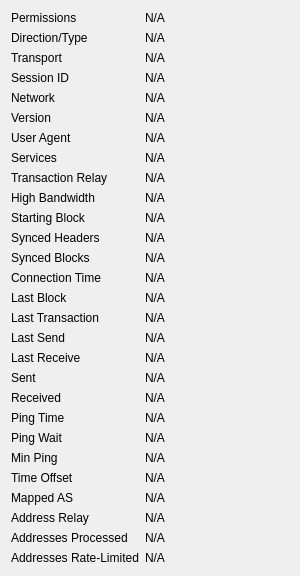
             <widget class="QWidget" name="detailWidget">
              <property name="geometry">
               <rect>
                <x>0</x>
                <y>0</y>
                <width>300</width>
                <height>432</height>
               </rect>
              </property>
              <layout class="QGridLayout" name="gridLayout_2" columnstretch="0,1">
               <item row="0" column="0">
                <widget class="QLabel" name="label_30">
                 <property name="text">
                  <string>Permissions</string>
                 </property>
                </widget>
               </item>
               <item row="0" column="1">
                <widget class="QLabel" name="peerPermissions">
                 <property name="cursor">
                  <cursorShape>IBeamCursor</cursorShape>
                 </property>
                 <property name="text">
                  <string>N/A</string>
                 </property>
                 <property name="textFormat">
                  <enum>Qt::PlainText</enum>
                 </property>
                 <property name="textInteractionFlags">
                  <set>Qt::LinksAccessibleByMouse|Qt::TextSelectableByMouse</set>
                 </property>
                </widget>
               </item>
               <item row="1" column="0">
                <widget class="QLabel" name="peerConnectionTypeLabel">
                 <property name="toolTip">
                  <string>The direction and type of peer connection: %1</string>
                 </property>
                 <property name="text">
                  <string>Direction/Type</string>
                 </property>
                </widget>
               </item>
               <item row="1" column="1">
                <widget class="QLabel" name="peerConnectionType">
                 <property name="cursor">
                  <cursorShape>IBeamCursor</cursorShape>
                 </property>
                 <property name="text">
                  <string>N/A</string>
                 </property>
                 <property name="textFormat">
                  <enum>Qt::PlainText</enum>
                 </property>
                 <property name="textInteractionFlags">
                  <set>Qt::LinksAccessibleByMouse|Qt::TextSelectableByMouse</set>
                 </property>
                </widget>
               </item>
               <item row="2" column="0">
                <widget class="QLabel" name="peerTransportTypeLabel">
                 <property name="toolTip">
                  <string>The transport layer version: %1</string>
                 </property>
                 <property name="text">
                  <string>Transport</string>
                 </property>
                </widget>
               </item>
               <item row="2" column="1">
                <widget class="QLabel" name="peerTransportType">
                 <property name="cursor">
                  <cursorShape>IBeamCursor</cursorShape>
                 </property>
                 <property name="text">
                  <string>N/A</string>
                 </property>
                 <property name="textFormat">
                  <enum>Qt::PlainText</enum>
                 </property>
                 <property name="textInteractionFlags">
                  <set>Qt::LinksAccessibleByMouse|Qt::TextSelectableByMouse</set>
                 </property>
                </widget>
               </item>
               <item row="3" column="0">
                <widget class="QLabel" name="peerSessionIdLabel">
                 <property name="toolTip">
                  <string>The BIP324 session ID string in hex.</string>
                 </property>
                 <property name="text">
                  <string>Session ID</string>
                 </property>
                </widget>
               </item>
               <item row="3" column="1">
                <widget class="QLabel" name="peerSessionId">
                 <property name="cursor">
                  <cursorShape>IBeamCursor</cursorShape>
                 </property>
                 <property name="text">
                  <string>N/A</string>
                 </property>
                 <property name="textFormat">
                  <enum>Qt::PlainText</enum>
                 </property>
                 <property name="textInteractionFlags">
                  <set>Qt::LinksAccessibleByMouse|Qt::TextSelectableByMouse</set>
                 </property>
                </widget>
               </item>
               <item row="4" column="0">
                <widget class="QLabel" name="peerNetworkLabel">
                 <property name="toolTip">
                  <string>The network protocol this peer is connected through: IPv4, IPv6, Onion, I2P, or CJDNS.</string>
                 </property>
                 <property name="text">
                  <string>Network</string>
                 </property>
                </widget>
               </item>
               <item row="4" column="1">
                <widget class="QLabel" name="peerNetwork">
                 <property name="cursor">
                  <cursorShape>IBeamCursor</cursorShape>
                 </property>
                 <property name="text">
                  <string>N/A</string>
                 </property>
                 <property name="textFormat">
                  <enum>Qt::PlainText</enum>
                 </property>
                 <property name="textInteractionFlags">
                  <set>Qt::LinksAccessibleByMouse|Qt::TextSelectableByMouse</set>
                 </property>
                </widget>
               </item>
               <item row="5" column="0">
                <widget class="QLabel" name="label_21">
                 <property name="text">
                  <string>Version</string>
                 </property>
                </widget>
               </item>
               <item row="5" column="1">
                <widget class="QLabel" name="peerVersion">
                 <property name="cursor">
                  <cursorShape>IBeamCursor</cursorShape>
                 </property>
                 <property name="text">
                  <string>N/A</string>
                 </property>
                 <property name="textFormat">
                  <enum>Qt::PlainText</enum>
                 </property>
                 <property name="textInteractionFlags">
                  <set>Qt::LinksAccessibleByMouse|Qt::TextSelectableByMouse</set>
                 </property>
                </widget>
               </item>
               <item row="6" column="0">
                <widget class="QLabel" name="label_28">
                 <property name="text">
                  <string>User Agent</string>
                 </property>
                </widget>
               </item>
               <item row="6" column="1">
                <widget class="QLabel" name="peerSubversion">
                 <property name="cursor">
                  <cursorShape>IBeamCursor</cursorShape>
                 </property>
                 <property name="text">
                  <string>N/A</string>
                 </property>
                 <property name="textFormat">
                  <enum>Qt::PlainText</enum>
                 </property>
                 <property name="textInteractionFlags">
                  <set>Qt::LinksAccessibleByMouse|Qt::TextSelectableByMouse</set>
                 </property>
                </widget>
               </item>
               <item row="7" column="0">
                <widget class="QLabel" name="label_4">
                 <property name="text">
                  <string>Services</string>
                 </property>
                </widget>
               </item>
               <item row="7" column="1">
                <widget class="QLabel" name="peerServices">
                 <property name="cursor">
                  <cursorShape>IBeamCursor</cursorShape>
                 </property>
                 <property name="text">
                  <string>N/A</string>
                 </property>
                 <property name="textFormat">
                  <enum>Qt::PlainText</enum>
                 </property>
                 <property name="wordWrap">
                  <bool>true</bool>
                 </property>
                 <property name="textInteractionFlags">
                  <set>Qt::LinksAccessibleByMouse|Qt::TextSelectableByMouse</set>
                 </property>
                </widget>
               </item>
               <item row="8" column="0">
                <widget class="QLabel" name="peerRelayTxesLabel">
                 <property name="toolTip">
                  <string>Whether we relay transactions to this peer.</string>
                 </property>
                 <property name="text">
                  <string>Transaction Relay</string>
                 </property>
                </widget>
               </item>
               <item row="8" column="1">
                <widget class="QLabel" name="peerRelayTxes">
                 <property name="cursor">
                  <cursorShape>IBeamCursor</cursorShape>
                 </property>
                 <property name="text">
                  <string>N/A</string>
                 </property>
                 <property name="textFormat">
                  <enum>Qt::PlainText</enum>
                 </property>
                 <property name="textInteractionFlags">
                  <set>Qt::LinksAccessibleByMouse|Qt::TextSelectableByMouse</set>
                 </property>
                </widget>
               </item>
               <item row="9" column="0">
                <widget class="QLabel" name="peerHighBandwidthLabel">
                 <property name="toolTip">
                  <string>High bandwidth BIP152 compact block relay: %1</string>
                 </property>
                 <property name="text">
                  <string>High Bandwidth</string>
                 </property>
                </widget>
               </item>
               <item row="9" column="1">
                <widget class="QLabel" name="peerHighBandwidth">
                 <property name="cursor">
                  <cursorShape>IBeamCursor</cursorShape>
                 </property>
                 <property name="text">
                  <string>N/A</string>
                 </property>
                 <property name="textFormat">
                  <enum>Qt::PlainText</enum>
                 </property>
                 <property name="textInteractionFlags">
                  <set>Qt::LinksAccessibleByMouse|Qt::TextSelectableByMouse</set>
                 </property>
                </widget>
               </item>
               <item row="10" column="0">
                <widget class="QLabel" name="label_29">
                 <property name="text">
                  <string>Starting Block</string>
                 </property>
                </widget>
               </item>
               <item row="10" column="1">
                <widget class="QLabel" name="peerHeight">
                 <property name="cursor">
                  <cursorShape>IBeamCursor</cursorShape>
                 </property>
                 <property name="text">
                  <string>N/A</string>
                 </property>
                 <property name="textFormat">
                  <enum>Qt::PlainText</enum>
                 </property>
                 <property name="textInteractionFlags">
                  <set>Qt::LinksAccessibleByMouse|Qt::TextSelectableByMouse</set>
                 </property>
                </widget>
               </item>
               <item row="11" column="0">
                <widget class="QLabel" name="label_27">
                 <property name="text">
                  <string>Synced Headers</string>
                 </property>
                </widget>
               </item>
               <item row="11" column="1">
                <widget class="QLabel" name="peerSyncHeight">
                 <property name="cursor">
                  <cursorShape>IBeamCursor</cursorShape>
                 </property>
                 <property name="text">
                  <string>N/A</string>
                 </property>
                 <property name="textFormat">
                  <enum>Qt::PlainText</enum>
                 </property>
                 <property name="textInteractionFlags">
                  <set>Qt::LinksAccessibleByMouse|Qt::TextSelectableByMouse</set>
                 </property>
                </widget>
               </item>
               <item row="12" column="0">
                <widget class="QLabel" name="label_25">
                 <property name="text">
                  <string>Synced Blocks</string>
                 </property>
                </widget>
               </item>
               <item row="12" column="1">
                <widget class="QLabel" name="peerCommonHeight">
                 <property name="cursor">
                  <cursorShape>IBeamCursor</cursorShape>
                 </property>
                 <property name="text">
                  <string>N/A</string>
                 </property>
                 <property name="textFormat">
                  <enum>Qt::PlainText</enum>
                 </property>
                 <property name="textInteractionFlags">
                  <set>Qt::LinksAccessibleByMouse|Qt::TextSelectableByMouse</set>
                 </property>
                </widget>
               </item>
               <item row="13" column="0">
                <widget class="QLabel" name="label_22">
                 <property name="text">
                  <string>Connection Time</string>
                 </property>
                </widget>
               </item>
               <item row="13" column="1">
                <widget class="QLabel" name="peerConnTime">
                 <property name="cursor">
                  <cursorShape>IBeamCursor</cursorShape>
                 </property>
                 <property name="text">
                  <string>N/A</string>
                 </property>
                 <property name="textFormat">
                  <enum>Qt::PlainText</enum>
                 </property>
                 <property name="textInteractionFlags">
                  <set>Qt::LinksAccessibleByMouse|Qt::TextSelectableByMouse</set>
                 </property>
                </widget>
               </item>
               <item row="14" column="0">
                <widget class="QLabel" name="peerLastBlockLabel">
                 <property name="toolTip">
                  <string>Elapsed time since a novel block passing initial validity checks was received from this peer.</string>
                 </property>
                 <property name="text">
                  <string>Last Block</string>
                 </property>
                </widget>
               </item>
               <item row="14" column="1">
                <widget class="QLabel" name="peerLastBlock">
                 <property name="cursor">
                  <cursorShape>IBeamCursor</cursorShape>
                 </property>
                 <property name="text">
                  <string>N/A</string>
                 </property>
                 <property name="textFormat">
                  <enum>Qt::PlainText</enum>
                 </property>
                 <property name="textInteractionFlags">
                  <set>Qt::LinksAccessibleByMouse|Qt::TextSelectableByMouse</set>
                 </property>
                </widget>
               </item>
               <item row="15" column="0">
                <widget class="QLabel" name="peerLastTxLabel">
                 <property name="toolTip">
                  <string extracomment="Tooltip text for the Last Transaction field in the peer details area.">Elapsed time since a novel transaction accepted into our mempool was received from this peer.</string>
                 </property>
                 <property name="text">
                  <string>Last Transaction</string>
                 </property>
                </widget>
               </item>
               <item row="15" column="1">
                <widget class="QLabel" name="peerLastTx">
                 <property name="cursor">
                  <cursorShape>IBeamCursor</cursorShape>
                 </property>
                 <property name="text">
                  <string>N/A</string>
                 </property>
                 <property name="textFormat">
                  <enum>Qt::PlainText</enum>
                 </property>
                 <property name="textInteractionFlags">
                  <set>Qt::LinksAccessibleByMouse|Qt::TextSelectableByMouse</set>
                 </property>
                </widget>
               </item>
               <item row="16" column="0">
                <widget class="QLabel" name="label_15">
                 <property name="text">
                  <string>Last Send</string>
                 </property>
                </widget>
               </item>
               <item row="16" column="1">
                <widget class="QLabel" name="peerLastSend">
                 <property name="cursor">
                  <cursorShape>IBeamCursor</cursorShape>
                 </property>
                 <property name="text">
                  <string>N/A</string>
                 </property>
                 <property name="textFormat">
                  <enum>Qt::PlainText</enum>
                 </property>
                 <property name="textInteractionFlags">
                  <set>Qt::LinksAccessibleByMouse|Qt::TextSelectableByMouse</set>
                 </property>
                </widget>
               </item>
               <item row="17" column="0">
                <widget class="QLabel" name="label_19">
                 <property name="text">
                  <string>Last Receive</string>
                 </property>
                </widget>
               </item>
               <item row="17" column="1">
                <widget class="QLabel" name="peerLastRecv">
                 <property name="cursor">
                  <cursorShape>IBeamCursor</cursorShape>
                 </property>
                 <property name="text">
                  <string>N/A</string>
                 </property>
                 <property name="textFormat">
                  <enum>Qt::PlainText</enum>
                 </property>
                 <property name="textInteractionFlags">
                  <set>Qt::LinksAccessibleByMouse|Qt::TextSelectableByMouse</set>
                 </property>
                </widget>
               </item>
               <item row="18" column="0">
                <widget class="QLabel" name="label_18">
                 <property name="text">
                  <string>Sent</string>
                 </property>
                </widget>
               </item>
               <item row="18" column="1">
                <widget class="QLabel" name="peerBytesSent">
                 <property name="cursor">
                  <cursorShape>IBeamCursor</cursorShape>
                 </property>
                 <property name="text">
                  <string>N/A</string>
                 </property>
                 <property name="textFormat">
                  <enum>Qt::PlainText</enum>
                 </property>
                 <property name="textInteractionFlags">
                  <set>Qt::LinksAccessibleByMouse|Qt::TextSelectableByMouse</set>
                 </property>
                </widget>
               </item>
               <item row="19" column="0">
                <widget class="QLabel" name="label_20">
                 <property name="text">
                  <string>Received</string>
                 </property>
                </widget>
               </item>
               <item row="19" column="1">
                <widget class="QLabel" name="peerBytesRecv">
                 <property name="cursor">
                  <cursorShape>IBeamCursor</cursorShape>
                 </property>
                 <property name="text">
                  <string>N/A</string>
                 </property>
                 <property name="textFormat">
                  <enum>Qt::PlainText</enum>
                 </property>
                 <property name="textInteractionFlags">
                  <set>Qt::LinksAccessibleByMouse|Qt::TextSelectableByMouse</set>
                 </property>
                </widget>
               </item>
               <item row="20" column="0">
                <widget class="QLabel" name="label_26">
                 <property name="text">
                  <string>Ping Time</string>
                 </property>
                </widget>
               </item>
               <item row="20" column="1">
                <widget class="QLabel" name="peerPingTime">
                 <property name="cursor">
                  <cursorShape>IBeamCursor</cursorShape>
                 </property>
                 <property name="text">
                  <string>N/A</string>
                 </property>
                 <property name="textFormat">
                  <enum>Qt::PlainText</enum>
                 </property>
                 <property name="textInteractionFlags">
                  <set>Qt::LinksAccessibleByMouse|Qt::TextSelectableByMouse</set>
                 </property>
                </widget>
               </item>
               <item row="21" column="0">
                <widget class="QLabel" name="peerPingWaitLabel">
                 <property name="toolTip">
                  <string>The duration of a currently outstanding ping.</string>
                 </property>
                 <property name="text">
                  <string>Ping Wait</string>
                 </property>
                </widget>
               </item>
               <item row="21" column="1">
                <widget class="QLabel" name="peerPingWait">
                 <property name="cursor">
                  <cursorShape>IBeamCursor</cursorShape>
                 </property>
                 <property name="text">
                  <string>N/A</string>
                 </property>
                 <property name="textFormat">
                  <enum>Qt::PlainText</enum>
                 </property>
                 <property name="textInteractionFlags">
                  <set>Qt::LinksAccessibleByMouse|Qt::TextSelectableByMouse</set>
                 </property>
                </widget>
               </item>
               <item row="22" column="0">
                <widget class="QLabel" name="peerMinPingLabel">
                 <property name="text">
                  <string>Min Ping</string>
                 </property>
                </widget>
               </item>
               <item row="22" column="1">
                <widget class="QLabel" name="peerMinPing">
                 <property name="cursor">
                  <cursorShape>IBeamCursor</cursorShape>
                 </property>
                 <property name="text">
                  <string>N/A</string>
                 </property>
                 <property name="textFormat">
                  <enum>Qt::PlainText</enum>
                 </property>
                 <property name="textInteractionFlags">
                  <set>Qt::LinksAccessibleByMouse|Qt::TextSelectableByKeyboard|Qt::TextSelectableByMouse</set>
                 </property>
                </widget>
               </item>
               <item row="23" column="0">
                <widget class="QLabel" name="label_timeoffset">
                 <property name="text">
                  <string>Time Offset</string>
                 </property>
                </widget>
               </item>
               <item row="23" column="1">
                <widget class="QLabel" name="timeoffset">
                 <property name="cursor">
                  <cursorShape>IBeamCursor</cursorShape>
                 </property>
                 <property name="text">
                  <string>N/A</string>
                 </property>
                 <property name="textFormat">
                  <enum>Qt::PlainText</enum>
                 </property>
                 <property name="textInteractionFlags">
                  <set>Qt::LinksAccessibleByMouse|Qt::TextSelectableByKeyboard|Qt::TextSelectableByMouse</set>
                 </property>
                </widget>
               </item>
               <item row="24" column="0">
                <widget class="QLabel" name="peerMappedASLabel">
                 <property name="toolTip">
                  <string>The mapped Autonomous System used for diversifying peer selection.</string>
                 </property>
                 <property name="text">
                  <string>Mapped AS</string>
                 </property>
                </widget>
               </item>
               <item row="24" column="1">
                <widget class="QLabel" name="peerMappedAS">
                 <property name="cursor">
                  <cursorShape>IBeamCursor</cursorShape>
                 </property>
                 <property name="text">
                  <string>N/A</string>
                 </property>
                 <property name="textFormat">
                  <enum>Qt::PlainText</enum>
                 </property>
                 <property name="textInteractionFlags">
                  <set>Qt::LinksAccessibleByMouse|Qt::TextSelectableByKeyboard|Qt::TextSelectableByMouse</set>
                 </property>
                </widget>
               </item>
               <item row="25" column="0">
                <widget class="QLabel" name="peerAddrRelayEnabledLabel">
                 <property name="toolTip">
                  <string extracomment="Tooltip text for the Address Relay field in the peer details area, which displays whether we relay addresses to this peer (Yes/No).">Whether we relay addresses to this peer.</string>
                 </property>
                 <property name="text">
                  <string extracomment="Text title for the Address Relay field in the peer details area, which displays whether we relay addresses to this peer (Yes/No).">Address Relay</string>
                 </property>
                </widget>
               </item>
               <item row="25" column="1">
                <widget class="QLabel" name="peerAddrRelayEnabled">
                 <property name="cursor">
                  <cursorShape>IBeamCursor</cursorShape>
                 </property>
                 <property name="text">
                  <string>N/A</string>
                 </property>
                 <property name="textFormat">
                  <enum>Qt::PlainText</enum>
                 </property>
                 <property name="textInteractionFlags">
                  <set>Qt::LinksAccessibleByMouse|Qt::TextSelectableByKeyboard|Qt::TextSelectableByMouse</set>
                 </property>
                </widget>
               </item>
               <item row="26" column="0">
                <widget class="QLabel" name="peerAddrProcessedLabel">
                 <property name="toolTip">
                  <string extracomment="Tooltip text for the Addresses Processed field in the peer details area, which displays the total number of addresses received from this peer that were processed (excludes addresses that were dropped due to rate-limiting).">The total number of addresses received from this peer that were processed (excludes addresses that were dropped due to rate-limiting).</string>
                 </property>
                 <property name="text">
                  <string extracomment="Text title for the Addresses Processed field in the peer details area, which displays the total number of addresses received from this peer that were processed (excludes addresses that were dropped due to rate-limiting).">Addresses Processed</string>
                 </property>
                </widget>
               </item>
               <item row="26" column="1">
                <widget class="QLabel" name="peerAddrProcessed">
                 <property name="cursor">
                  <cursorShape>IBeamCursor</cursorShape>
                 </property>
                 <property name="text">
                  <string>N/A</string>
                 </property>
                 <property name="textFormat">
                  <enum>Qt::PlainText</enum>
                 </property>
                 <property name="textInteractionFlags">
                  <set>Qt::LinksAccessibleByMouse|Qt::TextSelectableByKeyboard|Qt::TextSelectableByMouse</set>
                 </property>
                </widget>
               </item>
               <item row="27" column="0">
                <widget class="QLabel" name="peerAddrRateLimitedLabel">
                 <property name="toolTip">
                  <string extracomment="Tooltip text for the Addresses Rate-Limited field in the peer details area, which displays the total number of addresses received from this peer that were dropped (not processed) due to rate-limiting.">The total number of addresses received from this peer that were dropped (not processed) due to rate-limiting.</string>
                 </property>
                 <property name="text">
                  <string extracomment="Text title for the Addresses Rate-Limited field in the peer details area, which displays the total number of addresses received from this peer that were dropped (not processed) due to rate-limiting.">Addresses Rate-Limited</string>
                 </property>
                </widget>
               </item>
               <item row="27" column="1">
                <widget class="QLabel" name="peerAddrRateLimited">
                 <property name="cursor">
                  <cursorShape>IBeamCursor</cursorShape>
                 </property>
                 <property name="text">
                  <string>N/A</string>
                 </property>
                 <property name="textFormat">
                  <enum>Qt::PlainText</enum>
                 </property>
                 <property name="textInteractionFlags">
                  <set>Qt::LinksAccessibleByMouse|Qt::TextSelectableByKeyboard|Qt::TextSelectableByMouse</set>
                 </property>
                </widget>
               </item>
               <item row="28" column="0">
                <spacer name="verticalSpacer_3">
                 <property name="orientation">
                  <enum>Qt::Vertical</enum>
                 </property>
                 <property name="sizeHint" stdset="0">
                  <size>
                   <width>20</width>
                   <height>40</height>
                  </size>
                 </property>
                </spacer>
               </item>
              </layout>
             </widget>
